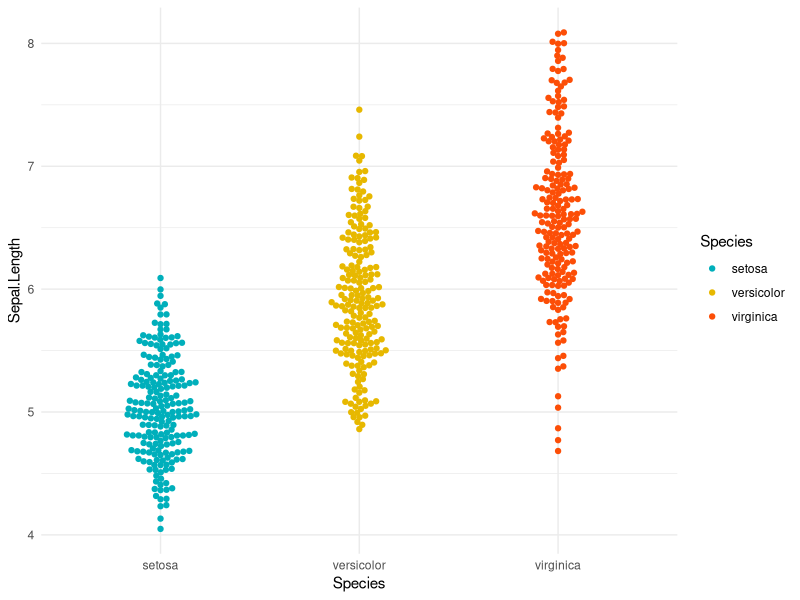
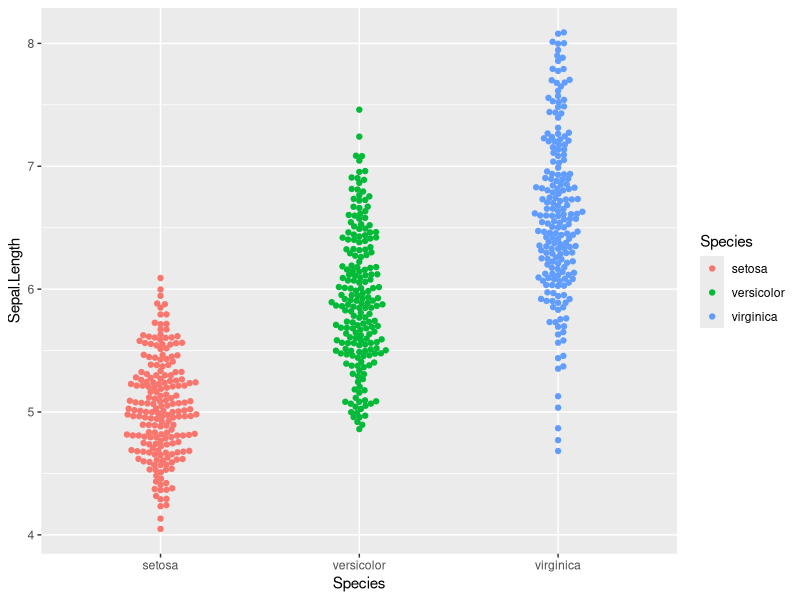
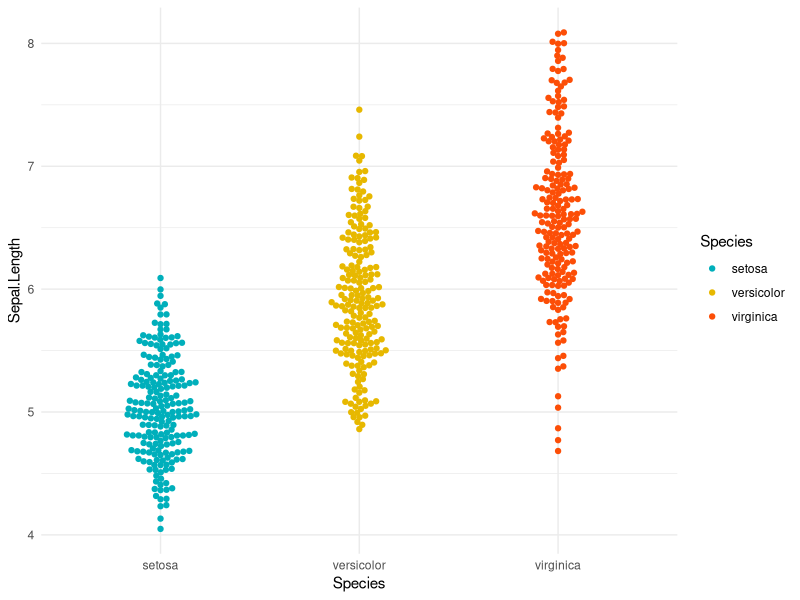
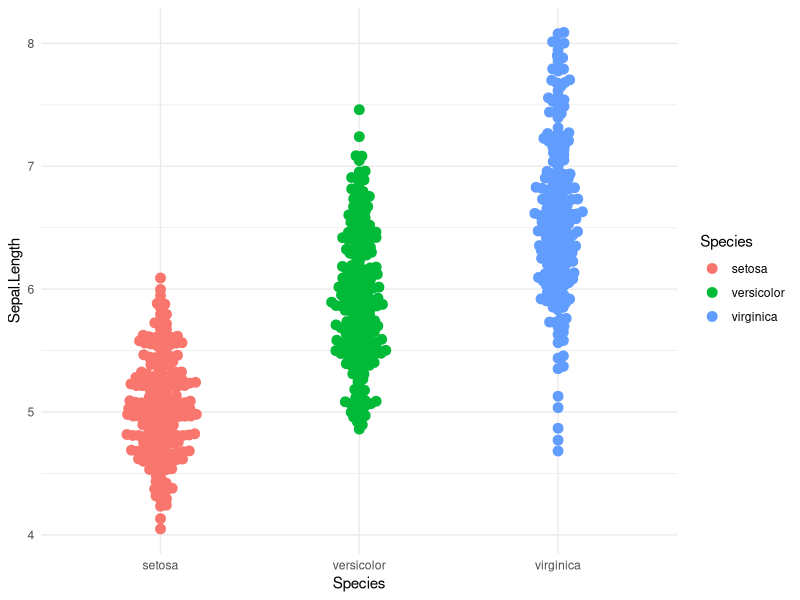
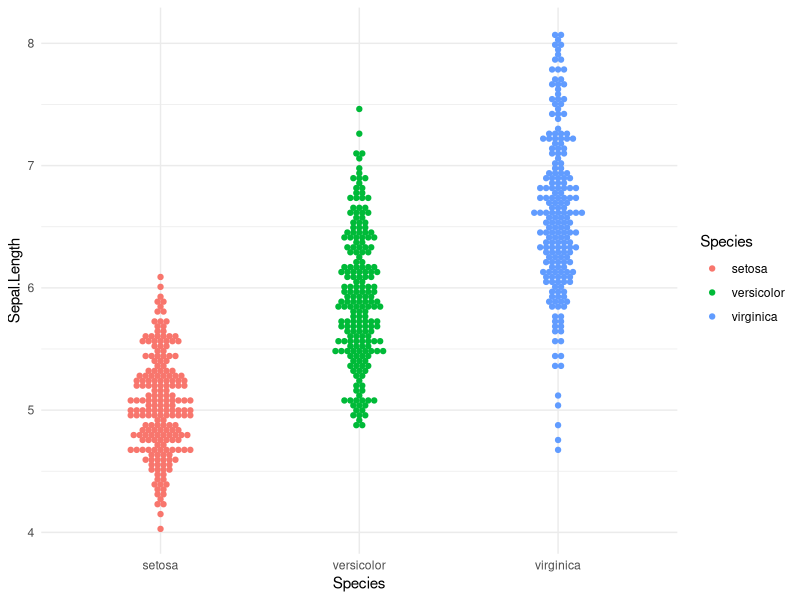

These charts were generated, in order, by the following R code:
# gloss bench figure gallery-002
# source: package/ggbeeswarm.Rmd (gallery)
# Frozen by bench/R/harvest.R: code up to the chosen figure; see meta.json.
# ---- chunk 1 ----
knitr::opts_chunk$set( warning=FALSE, message=FALSE, fig.align='center')

data(iris)
iris <- do.call(rbind, replicate(4, iris, simplify = FALSE))
iris$Sepal.Length <- iris$Sepal.Length + rnorm(nrow(iris), 0, 0.2)
# ---- chunk 2 ----
library(ggplot2)
library(ggbeeswarm)

# Create a simple beeswarm plot
ggplot(iris, aes(x = Species, y = Sepal.Length, colour=Species)) +
  geom_beeswarm() +
  theme_minimal() +
  scale_color_manual(values = c("#00AFBB", "#E7B800", "#FC4E07"))
# ---- chunk 3 ----
# install.packages("ggbeeswarm") # [bench: install call removed]
# ---- chunk 4 ----
library(ggplot2)
library(ggbeeswarm)

ggplot(iris, aes(x = Species, y = Sepal.Length, colour=Species)) +
  geom_beeswarm()
# ---- chunk 5 ----
ggplot(iris, aes(x = Species, y = Sepal.Length, colour=Species)) +
  geom_beeswarm() +
  theme_minimal() +
  scale_color_manual(values = c("#00AFBB", "#E7B800", "#FC4E07"))
# ---- chunk 6 ----
ggplot(iris, aes(x = Species, y = Sepal.Length, colour=Species)) +
  geom_beeswarm(size=3) +
  theme_minimal()
# ---- chunk 7 ----
ggplot(iris, aes(x = Species, y = Sepal.Length, colour=Species)) +
  geom_beeswarm(method = "center") +
  theme_minimal()
